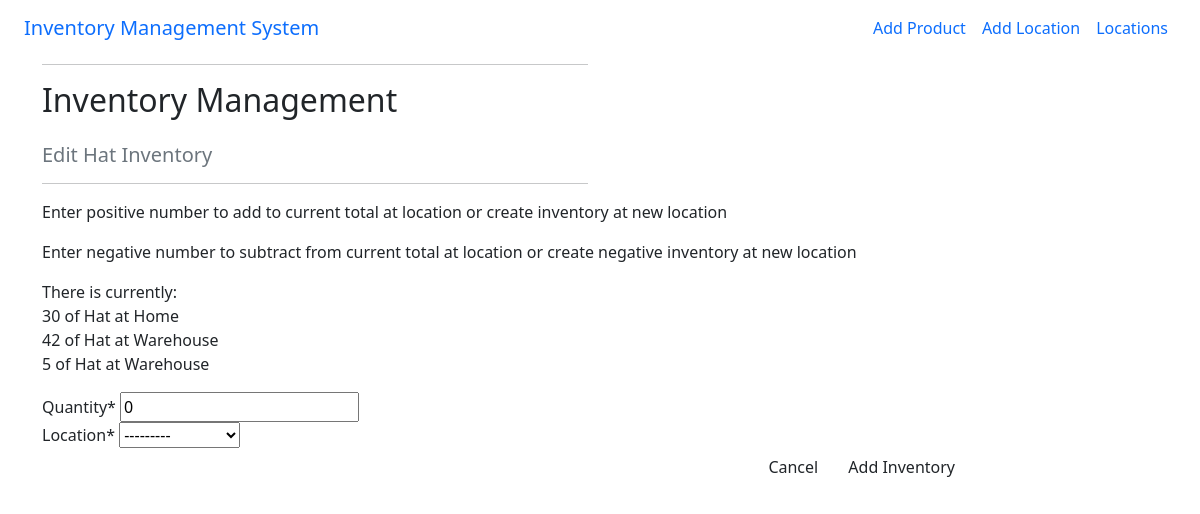
Page /add-inventory/2/ on the earlier database version.
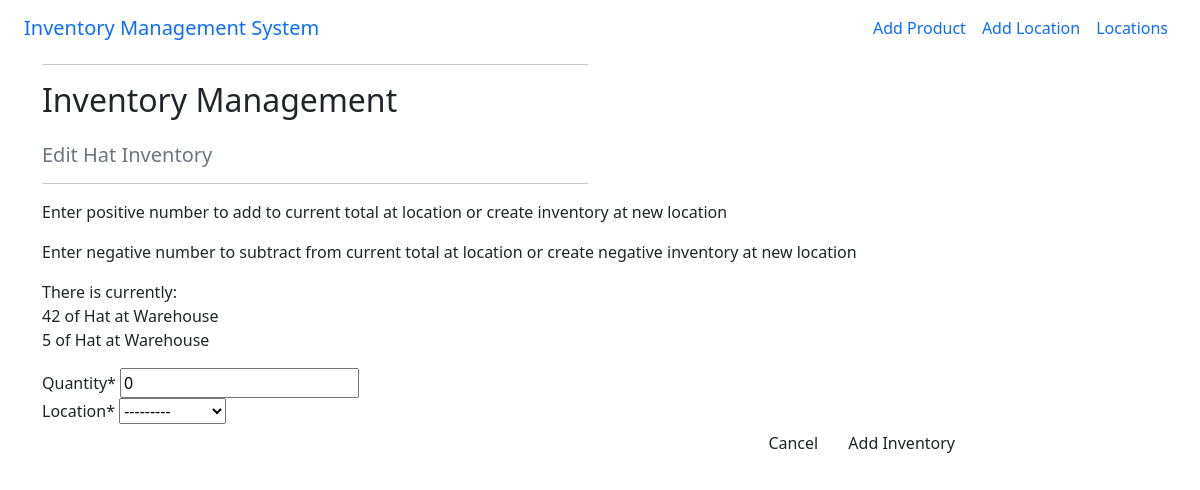
Same page on the later database version.
### products/models.py (models this page shows)
class Inventory(models.Model):
    class Meta:
        verbose_name_plural = 'Inventory'
    product = models.ForeignKey('Product', on_delete=models.CASCADE)
    quantity = models.IntegerField(default=0)
    location = models.ForeignKey('Location', on_delete=models.CASCADE)
    def __str__(self):
        return self.product.name

class Product(models.Model):
    SKU = models.IntegerField(default=0)
    name = models.CharField(max_length=254)
    weight = models.DecimalField(max_digits=8, decimal_places=2)
    value = models.DecimalField(max_digits=8, decimal_places=2)
    notes = models.TextField(null=True, blank=True)
    def __str__(self):
        return self.name

class Location(models.Model):
    name = models.CharField(max_length=254)
    address_line_1 = models.CharField(max_length=254)
    address_line_2 = models.CharField(max_length=254, null=True, blank=True)
    address_line_3 = models.CharField(max_length=254, null=True, blank=True)
    county = models.CharField(max_length=254, default='county')
    postcode = models.CharField(max_length=254, default='postcode')
    country = models.CharField(max_length=254, default='country')
    def __str__(self):
        return self.name

### products/views.py (the view)
# urls.py: path('add-inventory/<int:product_id>/', views.add_inventory, name='add_inventory'),
def add_inventory(request, product_id):
    product = get_object_or_404(Product, pk=product_id)
    inventory_list = Inventory.objects.all()
    if request.method == 'POST':
        inventoryform = InventoryForm(request.POST)
        if inventoryform.is_valid():
            inventory = inventoryform.save(commit=False)
            already_exists = False
            for i in inventory_list:
                if inventory.location == i.location and i.product == product:
                    already_exists = True
                    i.quantity += inventory.quantity
                    i.save()
                    return redirect(reverse('home'))
            if not already_exists:
                inventory.product = product
                inventory.save()
                return redirect(
                    reverse('home'))
                print('Product Added location successfully')
        else:
            print('Error product not added')
    else:
        inventoryform = InventoryForm()
    inventory_count = Inventory.objects.all()
    product_inventory = []
    for i in inventory_count:
        if i.product == product:
            product_inventory.append(i)
    template = 'products/add-inventory.html'
    context = {
        'product': product,
        'product_inventory': product_inventory,
        'inventoryform': inventoryform,
    }
    return render(request, template, context)

### products/forms.py
class InventoryForm(forms.ModelForm):
    class Meta:
        model = Inventory
        fields = ('quantity', 'location',)

### products/templates/products/add-inventory.html (shortened to what this page needs)
{% extends "base.html" %}
{% load static %}
{% load crispy_forms_tags %}
{% block content %}
    <div class="container">
        <div class="row">
            <div class="col-12 col-md-6">
                <hr>
                <h2 class="logo-font mb-4">Inventory Management</h2>
                    <h5 class="text-muted">Edit {{ product }} Inventory</h5>
                <hr>
            </div>
            <p>Enter positive number to add to current total at location or create inventory at new location</p>
            <p>Enter negative number to subtract from current total at location or create negative inventory at new location</p>
            <p>
                There is currently:
                <br>
                {% for i in product_inventory %}
                {{ i.quantity }} of {{ i }} at {{ i.location }}
                <br>
                {% endfor %}
            </p>
        </div>
        <div class="row">
            <div class="col-12 col-md-10">
                <form method="POST" action="{% url 'add_inventory' product.id %}" class="form mb-2" enctype="multipart/form-data">
                    {{ inventoryform | crispy }}
                    <div class="text-end">
                        <a href="{% url 'home' %}" class="btn btn-grey-outline rounded">Cancel</a>
                        <input class="btn btn-grey rounded" type="submit" value="Add Inventory"></input>
                    </div>
                </form>
            </div>
        </div>
    </div>
{% endblock %}

Differences in the rows shown:
removed Inventory: quantity "30", product.name "Hat", location "Home"
